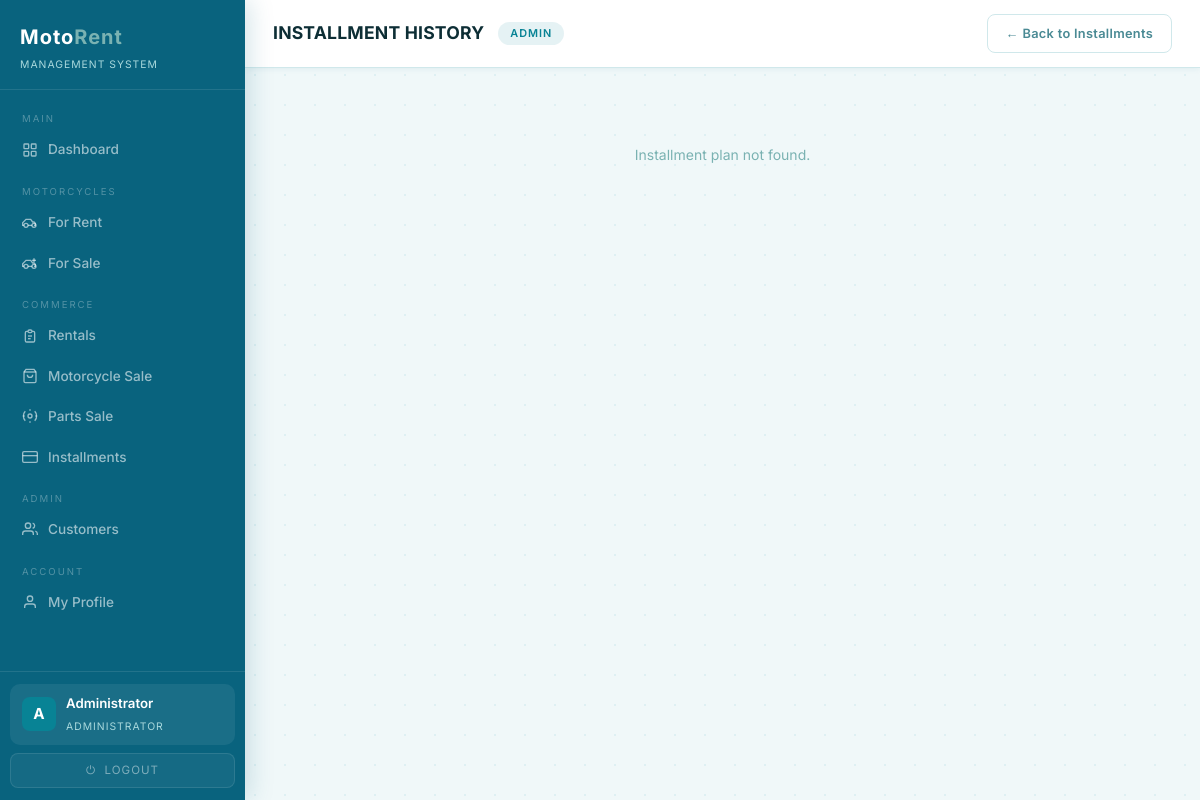
Page /installments/1/history (signed in) on the earlier database version.
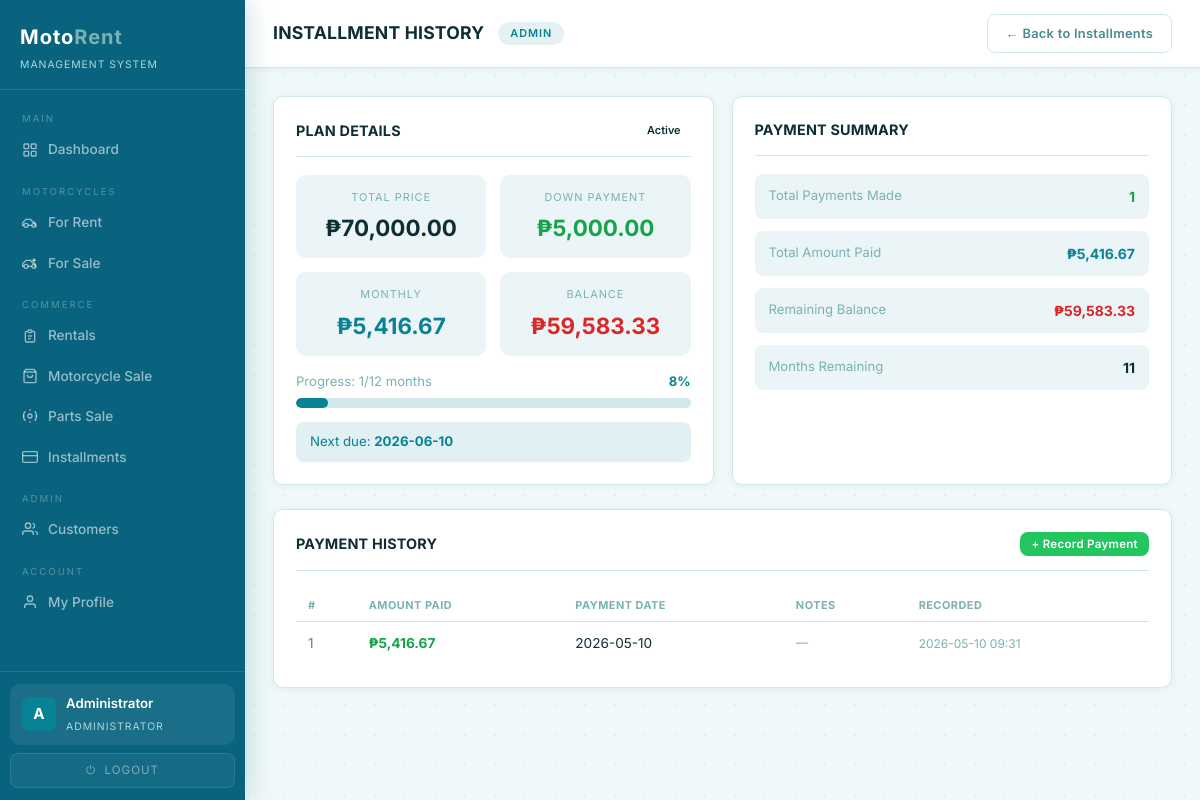
Same page on the later database version.
### tables this page shows
CREATE TABLE installments (
            id              INTEGER PRIMARY KEY AUTOINCREMENT,
            sale_id         INTEGER NOT NULL REFERENCES sales(id),
            customer_id     INTEGER NOT NULL REFERENCES customers(id),
            motor_id        INTEGER NOT NULL REFERENCES motors(id),
            total_price     REAL    NOT NULL,
            down_payment    REAL    DEFAULT 0,
            balance_amount  REAL    NOT NULL,
            monthly_payment REAL    NOT NULL,
            term_months     INTEGER NOT NULL,
            paid_months     INTEGER DEFAULT 0,
            next_due_date   DATE,
            status          VARCHAR(20) DEFAULT 'Active',
            branch_id       INTEGER REFERENCES branches(id),
            created_at      TIMESTAMP DEFAULT CURRENT_TIMESTAMP
        , sale_motor_id INTEGER REFERENCES sale_motors(id));

CREATE TABLE installment_payments (
            id              INTEGER PRIMARY KEY AUTOINCREMENT,
            installment_id  INTEGER NOT NULL REFERENCES installments(id),
            amount          REAL    NOT NULL,
            pay_date        DATE    NOT NULL,
            notes           TEXT,
            created_at      TIMESTAMP DEFAULT CURRENT_TIMESTAMP
        );

### app.py (the view)
@app.route('/installments/<int:inst_id>/history')
@admin_required
def installment_history(inst_id):
    inst     = get_installment_by_id(inst_id)
    payments = get_installment_payments(inst_id)
    return render_template('installments_history.html', installment=inst, payments=payments)

### app.py (called while the page is built)
def is_logged_in(): return 'user_id' in session

def is_admin(): return session.get('role') in ('admin', 'superadmin')

def admin_required(f):
    from functools import wraps
    @wraps(f)
    def decorated(*args, **kwargs):
        if not is_logged_in():
            flash('Please log in first.', 'error')
            return redirect(url_for('login'))
        if not is_admin():
            return redirect(url_for('portal'))
        return f(*args, **kwargs)
    return decorated

### dbhelper.py (called while the page is built)
def connect():
    base_path = os.path.dirname(os.path.abspath(__file__))
    db_path   = os.path.join(base_path, "motorent.db")
    conn      = sqlite3.connect(db_path)
    conn.row_factory = sqlite3.Row
    return conn

def _fetchall(sql, params=()):
    conn = connect(); cur = conn.cursor()
    try:
        cur.execute(sql, params); return cur.fetchall()
    finally:
        conn.close()

def _fetchone(sql, params=()):
    conn = connect(); cur = conn.cursor()
    try:
        cur.execute(sql, params); return cur.fetchone()
    finally:
        conn.close()

def getone(table, **kwargs):
    field = list(kwargs.keys())[0]; value = kwargs[field]
    return _fetchone(f"SELECT * FROM {table} WHERE {field}=?", (value,))

### templates/installments_history.html (shortened to what the changed rows need)
{% extends "base.html" %}
{% block content %}
{% if installment %}
<div style="display:grid;grid-template-columns:1fr 1fr;gap:18px;margin-bottom:24px;">
  <div class="panel">
    <div class="panel-header">
      <div class="panel-title">PLAN DETAILS</div>
      <span class="status status-{{ installment.status.lower().replace(' ','-') }}">{{ installment.status }}</span>
    </div>
    <div style="display:grid;grid-template-columns:1fr 1fr;gap:14px;">
      <div style="background:var(--surface3);border-radius:10px;padding:14px;text-align:center;">
        <div style="font-size:0.68rem;text-transform:uppercase;letter-spacing:1px;color:var(--muted);margin-bottom:6px;">Total Price</div>
        <div style="font-size:1.4rem;font-weight:700;color:var(--text);">&#8369;{{ '{:,.2f}'.format(installment.total_price) }}</div>
      </div>
      <div style="background:var(--surface3);border-radius:10px;padding:14px;text-align:center;">
        <div style="font-size:0.68rem;text-transform:uppercase;letter-spacing:1px;color:var(--muted);margin-bottom:6px;">Down Payment</div>
        <div style="font-size:1.4rem;font-weight:700;color:#16a34a;">&#8369;{{ '{:,.2f}'.format(installment.down_payment) }}</div>
      </div>
      <div style="background:var(--surface3);border-radius:10px;padding:14px;text-align:center;">
        <div style="font-size:0.68rem;text-transform:uppercase;letter-spacing:1px;color:var(--muted);margin-bottom:6px;">Monthly</div>
        <div style="font-size:1.4rem;font-weight:700;color:var(--accent);">&#8369;{{ '{:,.2f}'.format(installment.monthly_payment) }}</div>
      </div>
      <div style="background:var(--surface3);border-radius:10px;padding:14px;text-align:center;">
        <div style="font-size:0.68rem;text-transform:uppercase;letter-spacing:1px;color:var(--muted);margin-bottom:6px;">Balance</div>
        <div style="font-size:1.4rem;font-weight:700;color:#dc2626;">&#8369;{{ '{:,.2f}'.format(installment.balance_amount) }}</div>
      </div>
    </div>
    {% set progress = ((installment.paid_months / installment.term_months) * 100) | round(0) | int if installment.term_months > 0 else 0 %}
    <div style="margin-top:16px;">
      <div style="display:flex;justify-content:space-between;font-size:0.82rem;margin-bottom:6px;">
        <span style="color:var(--muted);">Progress: {{ installment.paid_months }}/{{ installment.term_months }} months</span>
        <span style="color:var(--accent);font-weight:700;">{{ progress }}%</span>
      </div>
      <div class="progress-bar" style="height:10px;border-radius:5px;">
        <div class="progress-fill" style="width:{{ progress }}%;border-radius:5px;"></div>
      </div>
    </div>
    {% if installment.next_due_date and installment.status != 'Paid Off' %}
    <div style="margin-top:14px;padding:10px 14px;background:{% if installment.status == 'Overdue' %}rgba(239,68,68,0.08){% else %}var(--accent-glow){% endif %};
                border-radius:8px;font-size:0.83rem;
                color:{% if installment.status == 'Overdue' %}#dc2626{% else %}var(--accent){% endif %};">
       Next due: <strong>{{ installment.next_due_date }}</strong>
    </div>
    {% endif %}
  </div>
  <div class="panel">
    <div class="panel-header">
      <div class="panel-title">PAYMENT SUMMARY</div>
    </div>
    {% set total_paid = payments | sum(attribute='amount') %}
    <div style="display:flex;flex-direction:column;gap:12px;">
      <div style="display:flex;justify-content:space-between;align-items:center;padding:12px 14px;background:var(--surface3);border-radius:8px;">
        <span style="font-size:0.82rem;color:var(--muted);">Total Payments Made</span>
        <strong style="color:#16a34a;">{{ payments | length }}</strong>
      </div>
      <div style="display:flex;justify-content:space-between;align-items:center;padding:12px 14px;background:var(--surface3);border-radius:8px;">
        <span style="font-size:0.82rem;color:var(--muted);">Total Amount Paid</span>
        <strong style="color:var(--accent);">&#8369;{{ '{:,.2f}'.format(total_paid) }}</strong>
      </div>
      <div style="display:flex;justify-content:space-between;align-items:center;padding:12px 14px;background:var(--surface3);border-radius:8px;">
        <span style="font-size:0.82rem;color:var(--muted);">Remaining Balance</span>
        <strong style="color:#dc2626;">&#8369;{{ '{:,.2f}'.format(installment.balance_amount) }}</strong>
      </div>
      <div style="display:flex;justify-content:space-between;align-items:center;padding:12px 14px;background:var(--surface3);border-radius:8px;">
        <span style="font-size:0.82rem;color:var(--muted);">Months Remaining</span>
        <strong>{{ installment.term_months - installment.paid_months }}</strong>
      </div>
    </div>
  </div>
</div>
<div class="panel">
  <div class="panel-header">
    <div class="panel-title">PAYMENT HISTORY</div>
    {% if installment.status in ['Active', 'Overdue'] %}
    <button class="btn btn-success btn-sm"
            onclick="recordPayment({{ installment.id }}, {{ installment.monthly_payment }})">
      + Record Payment
    </button>
    {% endif %}
  </div>
  {% if payments %}
  <div class="table-wrap">
    <table>
      <thead>
        <tr>
          <th>#</th>
          <th>Amount Paid</th>
          <th>Payment Date</th>
          <th>Notes</th>
          <th>Recorded</th>
        </tr>
      </thead>
      <tbody>
        {% for p in payments %}
        <tr>
          <td style="color:var(--muted2);">{{ loop.index }}</td>
          <td style="font-weight:700;color:#16a34a;">&#8369;{{ '{:,.2f}'.format(p.amount) }}</td>
          <td style="font-size:0.85rem;">{{ p.pay_date }}</td>
          <td style="font-size:0.78rem;color:var(--muted);">{{ p.notes or '—' }}</td>
          <td style="font-size:0.75rem;color:var(--muted);">{{ p.created_at[:16] if p.created_at else '—' }}</td>
        </tr>
        {% endfor %}
      </tbody>
    </table>
  </div>
  {% endif %}
</div>
{% else %}
<div class="empty-state">
  <p>Installment plan not found.</p>
</div>
{% endif %}
{% endblock %}

Differences in the rows shown:
added installments: status "Active", total_price "70,000.00", down_payment "5,000.00", monthly_payment "5,416.67", balance_amount "59,583.33", paid_months "1", term_months "12", next_due_date "2026-06-10", installment.term_months-installment.paid_months "11"
added installment_payments: amount "5,416.67", pay_date "2026-05-10", notes "—", created_at "2026-05-10 09:31"
Other differences:
{{ progress }}: (not shown) → "8"
{{ payments | length }}: (not shown) → "1"
{{ '{:,.2f}'.format(total_paid) }}: (not shown) → "5,416.67"
text no longer shown: "Installment plan not found."
text now shown: "PLAN DETAILS TOTAL PRICE ₱ DOWN PAYMENT ₱ MONTHLY ₱ BALANCE ₱ Progress: / months % Next due: PAYMENT SUMMARY Total Payments Made Total Amount Paid ₱ Remaining Balance ₱ Months Remaining PAYMENT HISTORY + Record Payment # AMOUNT PAID PAYMENT DATE NOTES RECORDED"
